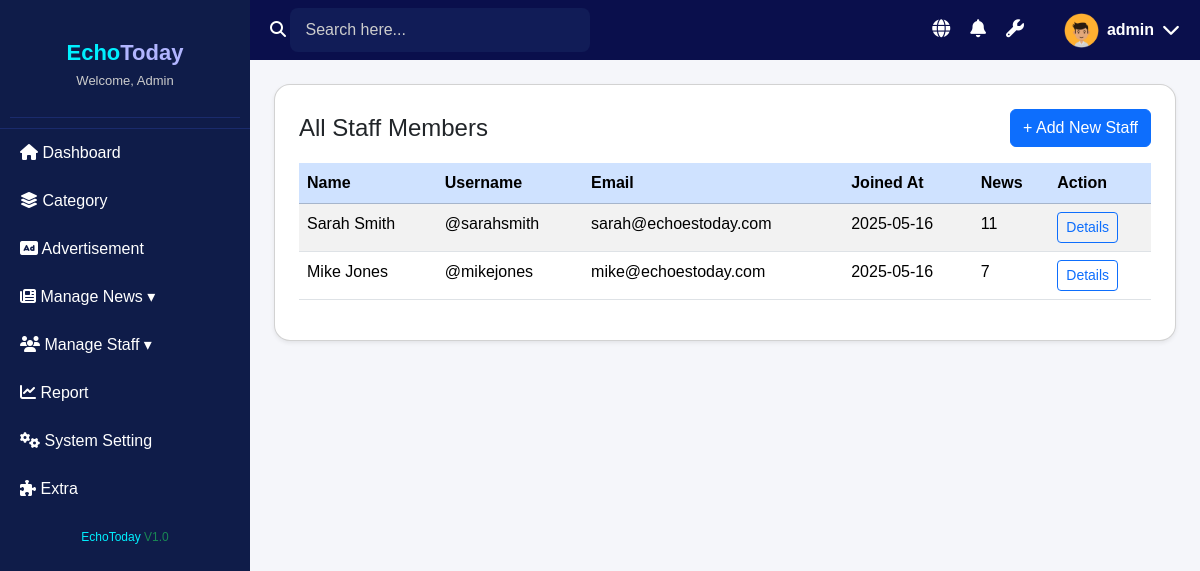
Before: /admin/manage_staff.php with the older database file.
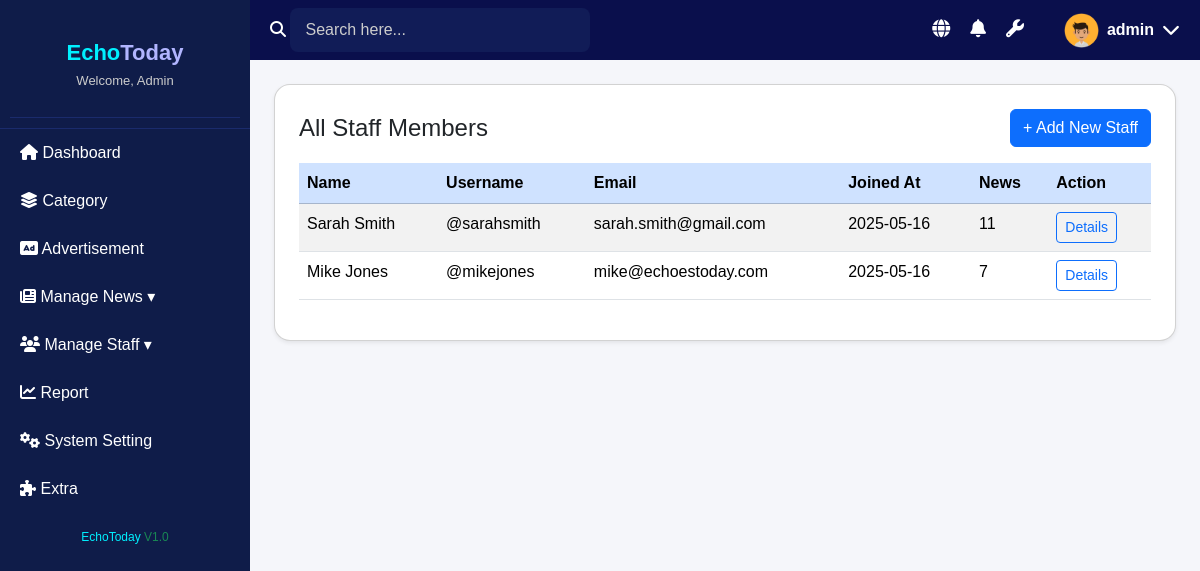
After: the same page with the newer database file.
### tables this page shows
CREATE TABLE `users` (
  `id` int(11) NOT NULL,
  `username` varchar(50) NOT NULL,
  `password` varchar(255) NOT NULL,
  `email` varchar(100) NOT NULL,
  `role` enum('admin','journalist') NOT NULL,
  `first_name` varchar(50) NOT NULL,
  `last_name` varchar(50) NOT NULL,
  `bio` text DEFAULT NULL,
  `profile_image` varchar(255) DEFAULT NULL,
  `status` enum('active','inactive') DEFAULT 'active',
  `created_at` timestamp NOT NULL DEFAULT current_timestamp(),
  `updated_at` timestamp NOT NULL DEFAULT current_timestamp() ON UPDATE current_timestamp()
);

### admin/manage_staff.php (the view, shortened to what this page needs)
<?php
include('../includes/db_connection.php');
$staff_id = isset($_GET['id']) && is_numeric($_GET['id']) ? intval($_GET['id']) : null;
$user = null;
$status = $_GET['status'] ?? 'all';
$search = $_GET['search'] ?? '';
$category = $_GET['category'] ?? '';
$date = $_GET['date'] ?? '';
$categories = mysqli_query($conn, "SELECT id, name FROM categories ORDER BY name");
$pageTitles = [
    'all' => 'All News',
    'published' => 'Approved News',
    'pending_review' => 'Pending News',
    'rejected' => 'Rejected News'
];
?>
<!DOCTYPE html>
<html lang="en">
<head>
  <link rel="stylesheet" href="https://cdn.jsdelivr.net/npm/bootstrap@5.3.2/dist/css/bootstrap.min.css">
  <link rel="stylesheet" href="css/admin_style.css">
  <link rel="stylesheet" href="https://cdnjs.cloudflare.com/ajax/libs/font-awesome/6.0.0-beta3/css/all.min.css">
</head>
<body>
<?php include('admin_header.php'); ?>
<?php include('admin_sidebar.php'); ?>
<div class="main-content px-4 pt-4">
  <div class="card p-4 shadow-sm bg-white rounded-4">
<?php if ($staff_id): ?>
  <?php
    $query = "
      SELECT a.*, u.first_name, u.last_name, c.name AS category_name
      FROM articles a
      LEFT JOIN users u ON a.author_id = u.id
      LEFT JOIN categories c ON a.category_id = c.id
      WHERE a.author_id = $staff_id
    ";
    if ($status !== 'all') {
        $safeStatus = mysqli_real_escape_string($conn, $status);
        $query .= " AND a.status = '$safeStatus'";
    }
    if (!empty($category)) {
        $safe_category = intval($category);
        $query .= " AND a.category_id = $safe_category";
    }
    if (!empty($date)) {
        $dates = explode('-', $date);
        if (count($dates) === 2) {
            $start = trim($dates[0]);
            $end = trim($dates[1]);
            $query .= " AND DATE(a.created_at) BETWEEN '$start' AND '$end'";
        }
    }
    if (!empty($search)) {
        $safe_search = mysqli_real_escape_string($conn, $search);
        $query .= " AND (
            CONCAT(u.first_name, ' ', u.last_name) LIKE '%$safe_search%' OR
            u.username LIKE '%$safe_search%' OR
            u.email LIKE '%$safe_search%' OR
            a.title LIKE '%$safe_search%'
        )";
    }
    $query .= " ORDER BY a.created_at DESC";
    $result = mysqli_query($conn, $query);
    $staffName = $user ? $user['first_name'] . ' ' . $user['last_name'] : 'Staff';
  ?>
  <h4 class="mb-3"><?= $pageTitles[$status] ?? 'News' ?> by <?= htmlspecialchars($staffName) ?></h4>
  <form method="GET" class="row g-3 align-items-end mb-4">
    <input type="hidden" name="status" value="<?= htmlspecialchars($status) ?>">
    <input type="hidden" name="id" value="<?= $staff_id ?>">
    <div class="col-md-3">
      <input type="text" name="search" class="form-control" placeholder="Search..."
        value="<?= htmlspecialchars($search ?: $staffName) ?>">
    </div>
    <div class="col-md-3">
      <select name="category" class="form-select">
        <option value="">All Categories</option>
        <?php while ($cat = mysqli_fetch_assoc($categories)) : ?>
          <option value="<?= $cat['id'] ?>" <?= ($cat['id'] == $category) ? 'selected' : '' ?>>
            <?= htmlspecialchars($cat['name']) ?>
          </option>
        <?php endwhile; ?>
      </select>
    </div>
    <div class="col-md-3">
      <input type="text" name="date" class="form-control" placeholder="Start Date - End Date" value="<?= htmlspecialchars($date) ?>">
    </div>
    <div class="col-md-3">
      <button type="submit" class="btn btn-primary w-100">Filter</button>
    </div>
  </form>
  <table class="table table-striped">
    <thead class="table-primary">
      <tr>
        <th>Date</th>
        <th>Title</th>
        <th>Category</th>
        <th>Views</th>
        <th>Status</th>
      </tr>
    </thead>
    <tbody>
      <?php while ($row = mysqli_fetch_assoc($result)) : ?>
        <tr>
          <td><?= date("M d, Y", strtotime($row['created_at'])) ?></td>
          <td><?= htmlspecialchars($row['title']) ?></td>
          <td><?= htmlspecialchars($row['category_name']) ?></td>
          <td><?= $row['view_count'] ?></td>
          <td><span class="badge bg-<?= $row['status'] === 'published' ? 'success' : ($row['status'] === 'rejected' ? 'danger' : 'warning') ?>">
            <?= ucfirst($row['status']) ?></span></td>
        </tr>
      <?php endwhile; ?>
    </tbody>
  </table>
<?php else: ?>
  <?php
    $query = "
      SELECT u.*, COUNT(a.id) AS article_count
      FROM users u
      LEFT JOIN articles a ON a.author_id = u.id
      WHERE u.role != 'admin'
      GROUP BY u.id
      ORDER BY u.created_at DESC
    ";
    $result = mysqli_query($conn, $query);
  ?>
  <div class="d-flex justify-content-between align-items-center mb-3">
    <h4 class="mb-0">All Staff Members</h4>
    <button type="button" class="btn btn-primary" data-bs-toggle="modal" data-bs-target="#addStaffModal">+ Add New Staff</button>
  </div>
  <table class="table table-striped">
    <thead class="table-primary">
      <tr>
        <th>Name</th>
        <th>Username</th>
        <th>Email</th>
        <th>Joined At</th>
        <th>News</th>
        <th>Action</th>
      </tr>
    </thead>
    <tbody>
      <?php while ($row = mysqli_fetch_assoc($result)) : ?>
        <tr>
          <td><?= htmlspecialchars($row['first_name'] . ' ' . $row['last_name']) ?></td>
          <td>@<?= htmlspecialchars($row['username']) ?></td>
          <td><?= htmlspecialchars($row['email']) ?></td>
          <td><?= date("Y-m-d", strtotime($row['created_at'])) ?></td>
          <td><?= $row['article_count'] ?></td>
          <td><a href="staff_detail.php?id=<?= $row['id'] ?>" class="btn btn-outline-primary btn-sm">Details</a></td>
        </tr>
      <?php endwhile; ?>
    </tbody>
  </table>
<?php endif; ?>
  </div>
</div>
</body>
</html>

### admin/admin_header.php (shortened to what this page needs)
<link rel="stylesheet" href="css/admin_style.css">
<link rel="stylesheet" href="https://cdnjs.cloudflare.com/ajax/libs/font-awesome/6.5.0/css/all.min.css">
<div class="top-header">
 <div class="search-bar">
  <i class="fas fa-search"></i>
  <input type="text" placeholder="Search here...">
</div>
  <div class="header-icons">
    <a href="http://localhost/Echoes-of-today-Newspaper/public/index.php" target="_blank" title="Visit Website">
      <i class="fas fa-globe"></i>
    </a>
    <a href="notifications.php" title="Notifications">
      <i class="fas fa-bell"></i>
    </a>
    <a href="settings.php" title="Settings">
      <i class="fas fa-wrench"></i>
    </a>
    <div class="profile-dropdown" onclick="toggleDropdown()">
      <img src="uploads/1747995328_adminPfp.png" alt="Profile" class="profile-img">
      <span class="username">admin</span>
      <i class="fas fa-chevron-down"></i>
    </div>
  </div>
</div>

### admin/admin_sidebar.php (shortened to what this page needs)
<div class="sidebar">
  <div class="logo">
    <link rel="stylesheet" href="css/admin_style.css">
    <div class="logo">
  <h2><span class="brand-primary">Echo</span><span class="brand-secondary">Today</span></h2>
  <p class="welcome-text">Welcome, Admin</p>
</div>
  </div>
  <nav class="nav-menu">
    <ul>
      <li><a href="dashboard.php"><i class="fas fa-home"></i> Dashboard</a></li>
      <li><a href="category.php"><i class="fas fa-layer-group"></i> Category</a></li>
      <li><a href="advertisement.php"><i class="fas fa-ad"></i> Advertisement</a></li>
      <li class="dropdown">
        <a href=""><i class="fas fa-newspaper"></i> Manage News ▾</a>
      </li>
      <li class="dropdown">
  <a href="#"><i class="fas fa-users"></i> Manage Staff ▾</a>
</li>
      <li><a href="report.php"><i class="fas fa-chart-line"></i> Report</a></li>
      <li><a href="settings.php"><i class="fas fa-cogs"></i> System Setting</a></li>
      <li><a href="extra.php"><i class="fas fa-puzzle-piece"></i> Extra</a></li>
    </ul>
  </nav>
  <div class="version">EchoToday <span class="text-success">V1.0</span></div>
</div>

### admin/css/admin_style.css (style rules this page uses)
body { margin: 0; font-family: Arial, sans-serif; background: #f5f6fa; }
.sidebar { width: 250px; background-color: #0f1c49; color: white; height: 100vh; position: fixed; top: 0; left: 0; overflow-y: auto; scrollbar-width: thin; scrollbar-color: #5a5aff #0f1c49; }
.nav-menu ul { list-style: none; margin: 0; padding: 0; }
.nav-menu ul li { position: relative; }
.nav-menu ul li a { display: block; color: white; text-decoration: none; padding: 12px 20px; transition: background 0.3s; }
.sidebar .version { text-align: center; padding: 15px; font-size: 12px; color: #00f0ff; }
.logo { text-align: center; padding: 20px 10px 10px; border-bottom: 1px solid #1a2b6c; }
.logo h2 { margin: 0; font-size: 22px; font-weight: bold; }
.brand-primary { color: #00f0ff; }
.brand-secondary { color: #b1b5ff; }
.welcome-text { margin-top: 5px; font-size: 13px; color: #ccc; }
.header-icons a { color: white; text-decoration: none; }
.top-header { display: flex; justify-content: space-between; align-items: center; background-color: #0a0f4c; padding: 10px 20px; height: 60px; color: white; position: fixed; top: 0; left: 250px; right: 0; z-index: 1000; }
.search-bar input { background-color: #111c57; border: none; padding: 10px 15px; border-radius: 8px; width: 300px; color: white; }
.search-bar input::placeholder { color: #ccc; }
.header-icons { display: flex; align-items: center; gap: 20px; }
.header-icons i { font-size: 18px; cursor: pointer; }
.profile-dropdown { display: flex; align-items: center; gap: 8px; margin-left: 20px; }
.profile-img { width: 35px; height: 35px; border-radius: 50%; object-fit: cover; }
.username { font-weight: bold; user-select: none; cursor: default; }
.profile-dropdown { display: flex; align-items: center; gap: 8px; margin-left: 20px; cursor: pointer; user-select: none; }
.main-content { margin-left: 250px; padding-top: 80px; padding: 20px; min-height: 100vh; background-color: #f5f6fa; }
.main-content { margin-left: 250px; padding: 50px; background-color: #f5f6fa; min-height: 100vh; }

### admin/manage_staff.php (style rules this page uses)
.main-content { margin-left: 250px; margin-top: 60px; padding: 30px; background-color: #f8f9fa; min-height: 100vh; }

Changed rows visible on the page:
changed users "Sarah Smith": email "sarah@echoestoday.com" → "sarah.smith@gmail.com"
